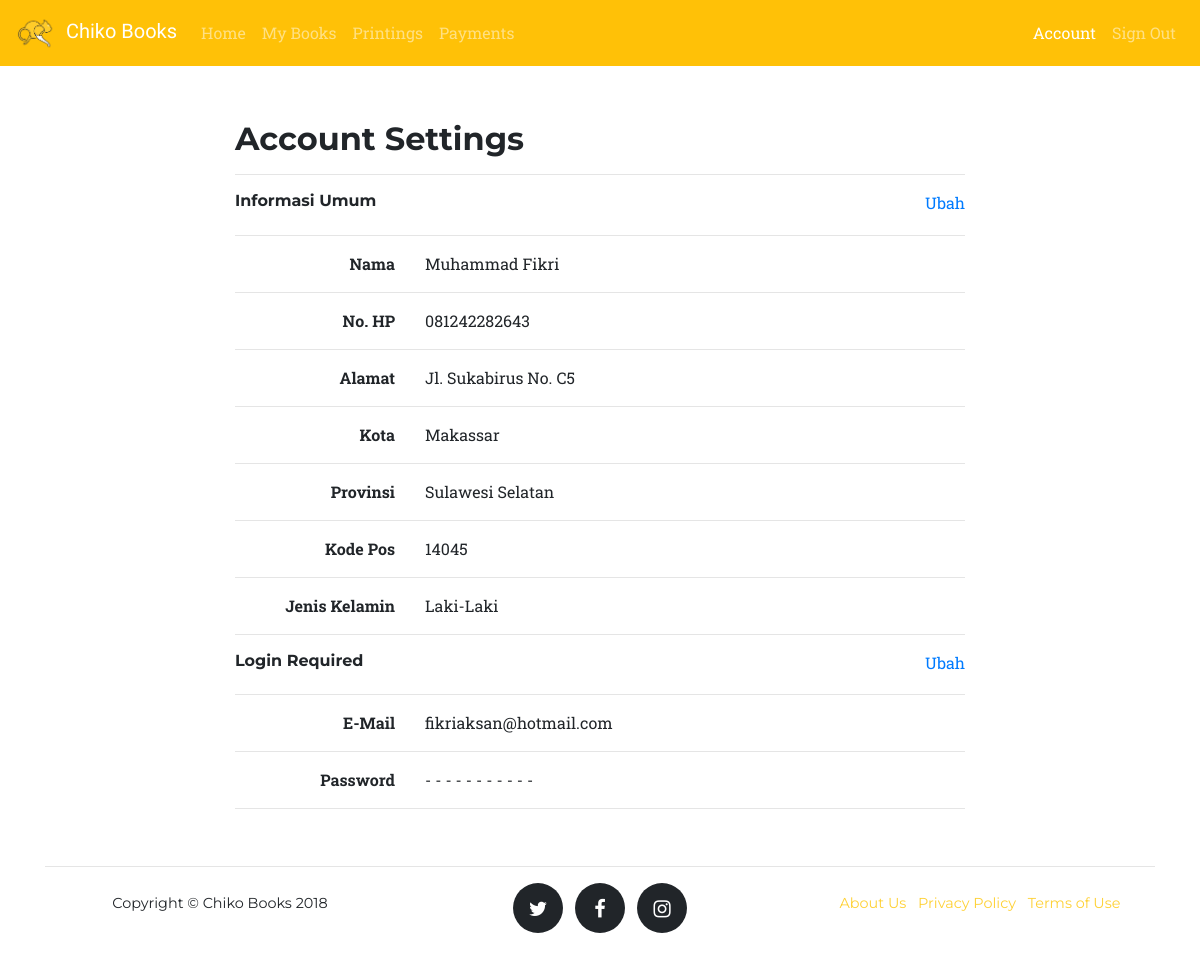
The app's page /pelanggan/account.php (signed in), older data.
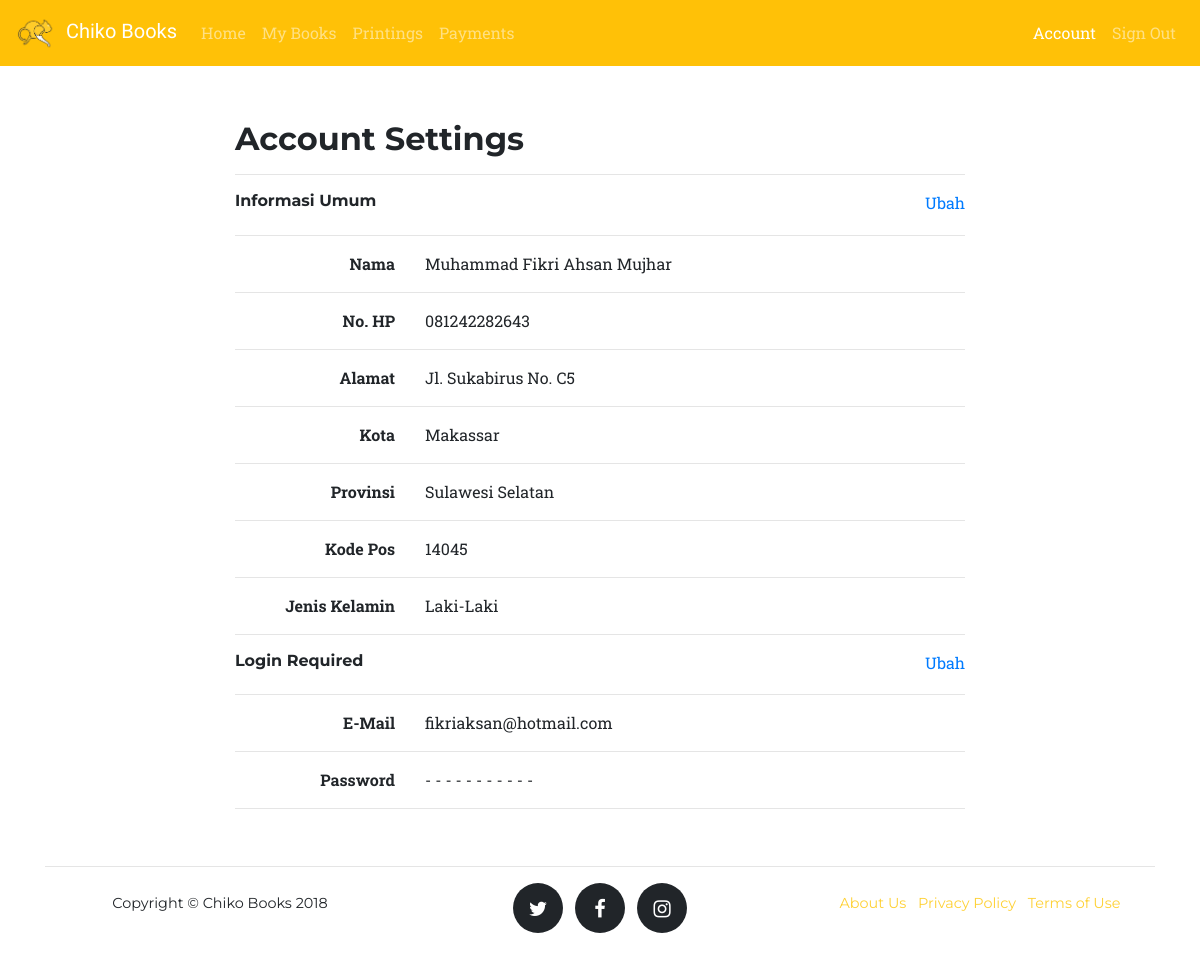
The same page, newer data.
### tables this page shows
CREATE TABLE IF NOT EXISTS `pelanggan` (
  `id_pelanggan` int(11) NOT NULL AUTO_INCREMENT,
  `email` varchar(30) NOT NULL,
  `password` varchar(30) NOT NULL,
  `nama` varchar(40) NOT NULL,
  `provinsi` varchar(40) NOT NULL,
  `kota` varchar(40) NOT NULL,
  `alamat` varchar(50) NOT NULL,
  `kode_pos` varchar(5) NOT NULL,
  `no_hp` varchar(20) NOT NULL,
  `jk` enum('L','P') NOT NULL,
  PRIMARY KEY (`id_pelanggan`)
);

### config.php (called while the page is built, shortened)
<?php
  function path($path){
    return 'http://localhost/chikobooks' . $path;
  }
?>

### pelanggan/proses_get_akun.php (called while the page is built)
<?php
  $line = "SELECT * FROM pelanggan WHERE id_pelanggan=" . $_SESSION['login_pelanggan'];
  $query = mysqli_query($conn, $line);
  if ($query){
    $akun = mysqli_fetch_array($query);
  }else{
    echo "Gagal get akun";
  }
?>

### pelanggan/account.php (the view, shortened to what this page needs)
<?php
  include "../config.php";
?>
<!DOCTYPE html>
<html lang="en">
  <head>
    <?php include "../cdn.php"; ?>
    <link href="<?php echo path("/assets/css/primary.css"); ?>" rel="stylesheet">
    <link href="<?php echo path("/assets/css/footer.css"); ?>" rel="stylesheet">
    <link href="assets/css/navbar.css" rel="stylesheet">
  </head>
  <body>
    <?php
      include "navbar.php";
      include "proses_get_akun.php";
    ?>
    <div class="container">
      <div class="row">
        <div class="col"></div>
        <div class="col-md-8 col-sm-12">
          <h2 class="font-weight-bold">Account Settings</h2>
          <hr>
          <div class="row">
            <div class="col-auto">
              <h6 class="font-weight-bold">Informasi Umum</h6>
            </div>
            <div class="col text-right">
              <a href="edit_informasi_akun.php">Ubah</a>
            </div>
          </div>
          <hr>
          <div class="row">
            <div class="col-3 text-right font-weight-bold">
              Nama
            </div>
            <div class="col text-left">
              <?php echo  $akun['nama'];?>
            </div>
          </div>
          <hr>
          <div class="row">
            <div class="col-3 text-right font-weight-bold">
              No. HP
            </div>
            <div class="col text-left">
              <?php echo  $akun['no_hp'];?>
            </div>
          </div>
          <hr>
          <div class="row">
            <div class="col-3 text-right font-weight-bold">
              Alamat
            </div>
            <div class="col text-left">
              <?php echo  $akun['alamat'];?>
            </div>
          </div>
          <hr>
          <div class="row">
            <div class="col-3 text-right font-weight-bold">
              Kota
            </div>
            <div class="col text-left">
              <?php echo  $akun['kota'];?>
            </div>
          </div>
          <hr>
          <div class="row">
            <div class="col-3 text-right font-weight-bold">
              Provinsi
            </div>
            <div class="col text-left">
              <?php echo  $akun['provinsi'];?>
            </div>
          </div>
          <hr>
          <div class="row">
            <div class="col-3 text-right font-weight-bold">
              Kode Pos
            </div>
            <div class="col text-left">
              <?php echo  $akun['kode_pos'];?>
            </div>
          </div>
          <hr>
          <div class="row">
            <div class="col-3 text-right font-weight-bold">
              Jenis Kelamin
            </div>
            <div class="col text-left">
              <?php if ($akun['jk'] == 'L'): ?>
                Laki-Laki
              <?php else: ?>
                Perempuan
              <?php endif; ?>
            </div>
          </div>
          <hr>
          <div class="row">
            <div class="col-auto">
              <h6 class="font-weight-bold">Login Required</h6>
            </div>
            <div class="col text-right">
              <a href="edit_login_akun.php">Ubah</a>
            </div>
          </div>
          <hr>
          <div class="row">
            <div class="col-3 text-right font-weight-bold">
              E-Mail
            </div>
            <div class="col text-left">
              <?php echo  $akun['email'];?>
            </div>
          </div>
          <hr>
          <div class="row">
            <div class="col-3 text-right font-weight-bold">
              Password
            </div>
            <div class="col text-left">
              - - - - - - - - - - -
            </div>
          </div>
          <hr>
        </div>
        <div class="col"></div>
      </div>
    </div>
    <?php include "../footer.php"; ?>
  </body>
</html>

Row changes from the older to the newer data that the page shows:
changed pelanggan "Jl. Sukabirus No. C5": nama "Muhammad Fikri" → "Muhammad Fikri Ahsan Mujhar"
